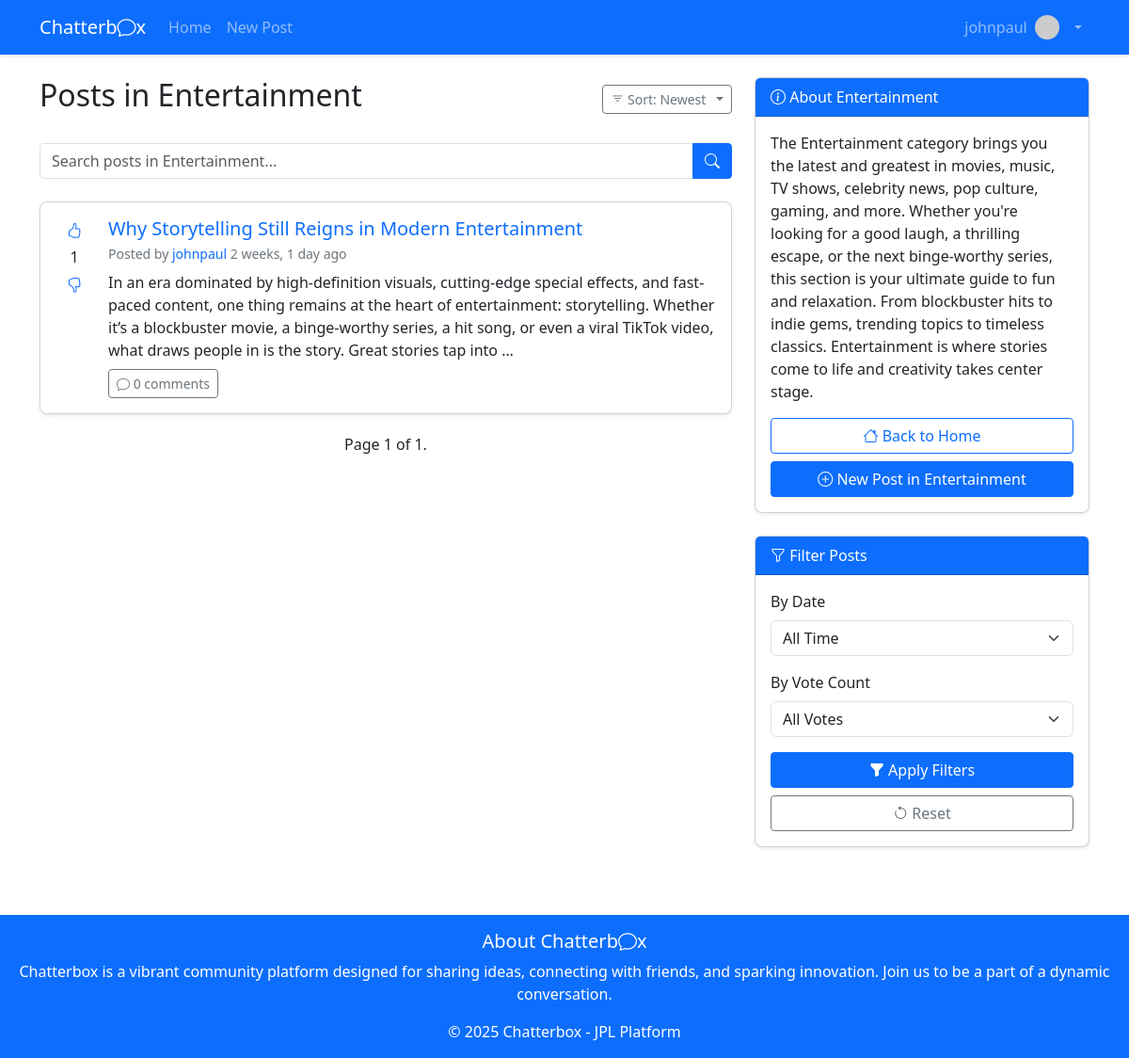
Page /categories/Entertainment/ (signed in) on the committed database.
### core/models.py (models this page shows, shortened)
class User(AbstractUser):
    is_spammer = models.BooleanField(default=False)
    last_post_time = models.DateTimeField(null=True, blank=True)

class Category(models.Model):
    name = models.CharField(max_length=100, unique=True)
    slug = models.SlugField(max_length=100, unique=True)
    description = models.TextField(blank=True)
    class Meta:
        verbose_name_plural = "categories"

class Post(models.Model):
    title = models.CharField(max_length=200, validators=[MinLengthValidator(5)])
    content = models.TextField(validators=[MinLengthValidator(10)])
    created_at = models.DateTimeField(auto_now_add=True)
    updated_at = models.DateTimeField(auto_now=True)
    author = models.ForeignKey(User, on_delete=models.CASCADE)
    category = models.ForeignKey(Category, on_delete=models.CASCADE)
    upvotes = models.ManyToManyField(User, related_name='upvoted_posts', blank=True)
    downvotes = models.ManyToManyField(User, related_name='downvoted_posts', blank=True)
    def vote_score(self):
        return self.upvotes.count() - self.downvotes.count()

### core/views.py (the view)
# urls.py: path('categories/<slug:slug>/', views.category_detail, name='category_detail'),
def category_detail(request, slug):
    category = get_object_or_404(Category, slug=slug)
    posts = Post.objects.filter(category=category).order_by('-created_at')
    paginator = Paginator(posts, 10)
    page_number = request.GET.get('page')
    page_obj = paginator.get_page(page_number)
    context = {
        'category': category,
        'page_obj': page_obj,
    }
    return render(request, 'core/category_detail.html', context)

### core/templates/core/category_detail.html (shortened to what this page needs)
{% extends 'core/base.html' %}
{% block content %}
<div class="row">
    <div class="col-md-8">
        <div class="d-flex justify-content-between align-items-center mb-4">
            <h2>Posts in {{ category.name }}</h2>
            <div class="dropdown">
                <button class="btn btn-sm btn-outline-secondary dropdown-toggle" type="button" id="categoryFilterDropdown" data-bs-toggle="dropdown" aria-expanded="false">
                    <i class="bi bi-filter"></i> Sort: <span id="current-category-sort">Newest</span>
                </button>
            </div>
        </div>
        <div class="mb-4">
            <div class="input-group">
                <input type="text"
                       id="categoryPostSearch"
                       class="form-control"
                       placeholder="Search posts in {{ category.name }}..."
                       autocomplete="off"
                       data-category-id="{{ category.id }}">
                <button class="btn btn-primary" type="button" id="categorySearchButton">
                    <i class="bi bi-search"></i>
                </button>
            </div>
        </div>
        <div id="postsContainer">
            {% for post in page_obj %}
            <div class="card mb-3 shadow-sm post-card"
                 id="post-{{ post.id }}"
                 data-post-title="{{ post.title|lower }}"
                 data-post-content="{{ post.content|lower }}"
                 data-post-author="{{ post.author.username|lower }}"
                 data-created="{{ post.created_at|date:'U' }}"
                 data-votes="{{ post.vote_score }}"
                 data-upvotes="{{ post.upvotes.count }}"
                 data-downvotes="{{ post.downvotes.count }}">
                <div class="card-body">
                    <div class="d-flex">
                        <div class="vote-section text-center me-3">
                            <form class="vote-form" action="{% url 'vote_post' post.id 'up' %}" method="post">
                                <button type="submit" class="btn btn-link p-0 border-0 bg-transparent">
                                    <i class="bi bi-hand-thumbs-up {% if request.user in post.upvotes.all %}text-success{% endif %}"></i>
                                </button>
                            </form>
                            <div class="my-1 vote-count">{{ post.vote_score }}</div>
                            <form class="vote-form" action="{% url 'vote_post' post.id 'down' %}" method="post">
                                <button type="submit" class="btn btn-link p-0 border-0 bg-transparent">
                                    <i class="bi bi-hand-thumbs-down {% if request.user in post.downvotes.all %}text-danger{% endif %}"></i>
                                </button>
                            </form>
                        </div>
                        <div class="flex-grow-1">
                            <h5 class="card-title mb-1">
                                <a href="{% url 'post_detail' post.id %}" class="text-decoration-none">{{ post.title }}</a>
                            </h5>
                            <p class="card-text text-muted small mb-2">
                                Posted by <a href="{% url 'user_profile' post.author.username %}" class="text-decoration-none">{{ post.author.username }}</a>
                                <span title="{{ post.created_at }}">{{ post.created_at|timesince }} ago</span>
                            </p>
                            <p class="card-text mb-2">{{ post.content|truncatewords:50 }}</p>
                            <div class="d-flex align-items-center">
                                <a href="{% url 'post_detail' post.id %}" class="btn btn-sm btn-outline-secondary me-2">
                                    <i class="bi bi-chat"></i> {{ post.comments.count }} comment{{ post.comments.count|pluralize }}
                                </a>
                            </div>
                        </div>
                    </div>
                </div>
            </div>
            {% endfor %}
        </div>
        {% if page_obj.paginator.count > 0 %}
            {% include 'core/pagination.html' %}
        {% endif %}
    </div>
    <div class="col-lg-4">
        <div class="card mb-4 shadow-sm">
            <div class="card-header bg-primary text-white">
                <i class="bi bi-info-circle"></i> About {{ category.name }}
            </div>
            <div class="card-body">
                <p class="card-text">{{ category.description|default:"No description available." }}</p>
                <div class="d-grid gap-2">
                    <a href="{% url 'home' %}" class="btn btn-outline-primary">
                        <i class="bi bi-house"></i> Back to Home
                    </a>
                    {% if request.user.is_authenticated %}
                    <a href="{% url 'create_post' %}?category={{ category.id }}" class="btn btn-primary">
                        <i class="bi bi-plus-circle"></i> New Post in {{ category.name }}
                    </a>
                    {% endif %}
                </div>
            </div>
        </div>
        <div class="card mb-4 shadow-sm">
            <div class="card-header bg-primary text-white">
                <i class="bi bi-funnel"></i> Filter Posts
            </div>
            <div class="card-body">
                <div class="mb-3">
                    <label class="form-label">By Date</label>
                    <select class="form-select" id="dateFilter">
                        <option value="all">All Time</option>
                    </select>
                </div>
                <div class="mb-3">
                    <label class="form-label">By Vote Count</label>
                    <select class="form-select" id="voteFilter">
                        <option value="all">All Votes</option>
                    </select>
                </div>
                <button id="applyFilters" class="btn btn-primary w-100">
                    <i class="bi bi-funnel-fill"></i> Apply Filters
                </button>
                <button id="resetFilters" class="btn btn-outline-secondary w-100 mt-2">
                    <i class="bi bi-arrow-counterclockwise"></i> Reset
                </button>
            </div>
        </div>
    </div>
</div>
{% endblock %}

### core/templates/core/base.html (shortened to what this page needs)
<!DOCTYPE html>
<html lang="en">
<head>
    <link href="https://cdn.jsdelivr.net/npm/bootstrap@5.3.0/dist/css/bootstrap.min.css" rel="stylesheet">
    <link rel="stylesheet" href="https://cdn.jsdelivr.net/npm/bootstrap-icons@1.10.0/font/bootstrap-icons.css">
    {% load static %}
    <link rel="stylesheet" href="{% static 'core/css/styles.css' %}">
</head>
<body>
    <nav class="navbar navbar-expand-lg navbar-dark bg-primary">
        <div class="container">
            <a class="navbar-brand" href="{% url 'home' %}">Chatterb<i class="bi bi-chat chat-icon"></i>x</a>
            <div class="collapse navbar-collapse" id="navbarNav">
                <ul class="navbar-nav me-auto">
                    <li class="nav-item">
                        <a class="nav-link" href="{% url 'home' %}">Home</a>
                    </li>
                    {% if user.is_authenticated %}
                    <li class="nav-item">
                        <a class="nav-link" href="{% url 'create_post' %}">New Post</a>
                    </li>
                    {% endif %}
                </ul>
                <ul class="navbar-nav ms-auto">
                    {% if user.is_authenticated %}
                    <li class="nav-item dropdown">
                        <a class="nav-link dropdown-toggle d-flex align-items-center" href="#" id="navbarDropdown" role="button" data-bs-toggle="dropdown">
                            {{ user.username }}
                            <img src="https://ui-avatars.com/api/?name={{ user.username }}" alt="Avatar" class="rounded-circle me-2" width="26" height="26">
                        </a>
                    </li>
                    {% endif %}
                </ul>
            </div>
        </div>
    </nav>
    <div class="container mt-4">
        {% block content %}{% endblock %}
    </div>
    <footer class="bg-light text-center text-lg-start mt-5">
        <div class="text-center p-3 bg-primary text-white">
            <h5>About Chatterb<i class="bi bi-chat chat-icon"></i>x</h5>
            <p>
                Chatterbox is a vibrant community platform designed for sharing ideas, connecting with friends, and sparking innovation. Join us to be a part of a dynamic conversation.
            </p>
            <p class="mb-0">© 2025 Chatterbox - JPL Platform</p>
        </div>
    </footer>
</body>
</html>

### core/static/core/css/styles.css (style rules this page uses)
.text-muted { color: #6c757d!important; }
html, body { height: 100%; }
body { display: flex; flex-direction: column; }
.container { flex: 1; }
footer { margin-top: auto; }
.card { border-radius: 0.5rem; }
.navbar { box-shadow: 0 2px 4px rgba(0,0,0,.1); }
.btn { border-radius: 0.25rem; }
.form-control { border-radius: 0.25rem; }

### core/templates/core/category_detail.html (style rules this page uses)
.dropdown-toggle::after { margin-left: 0.5em; }
.post-card { transition: transform 0.2s; }
.vote-section { min-width: 40px; }
.vote-form button { outline: none !important; box-shadow: none !important; }

### rows in the picture
User: username "johnpaul"
Category: name "Entertainment", name "Search posts in Entertainment...", description "The Entertainment category brings you the latest and greatest in movies, music, TV shows, celebrity news, pop culture, gaming, and more. Whether you're looking for a good laugh, a thrilling escape, or the next binge-worthy series, this section is your ultimate guide to fun and relaxation. From blockbuster hits to indie gems, trending topics to timeless classics. Entertainment is where stories come to life and creativity takes center stage."
Post: vote_score "1", title "Why Storytelling Still Reigns in Modern Entertainment", author.username "johnpaul", created_at "2 weeks, 1 day", content "In an era dominated by high-definition visuals, cutting-edge special effects, and fast-paced content, one thing remains at the heart of entertainment: storytelling. Whether it’s a blockbuster movie, a binge-worthy series, a hit song, or even a viral TikTok video, what draws people in is the story. Great stories tap into …", comments.count "0"

### other values in the picture
{{ page_obj.number }} "1"
{{ page_obj.paginator.num_pages }} "1"
